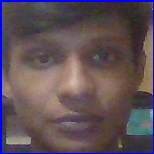
#> input picture dataSet/user.5287.0.jpg, 154 x 154 px; its folder holds 4 pictures in this run
$ python traineer.py
#> lines starting #> are read from the running program, lines starting #| are printed output that depends on the picture
import os
import cv2
import numpy as np
from PIL import Image

recognizer = cv2. face.LBPHFaceRecognizer_create()
path = 'dataSet'

def getImageWithId(path):
#> called with path = 'dataSet'
    imagePaths=[os.path.join(path,f) for f in os.listdir(path)];

    faces=[]
    Ids=[]
    for imagePaths in imagePaths:
        faceImg = Image.open(imagePaths).convert('L');
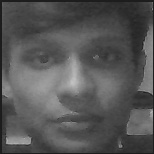
#> faceImg: PIL image 154x154 L; min 24, max 194, mean 85.5
        faceNp = np.array(faceImg,'uint8');
        Id = int(os.path.split(imagePaths)[-1].split('.')[1]);
        faces.append(faceNp);
        Ids.append(Id);
        cv2.imshow('training',faceNp);
        cv2.waitKey(10)
#> pass 2 of the loop in getImageWithId, `for imagePaths in imagePaths:`:
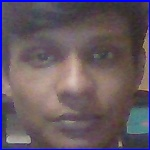
#> input picture dataSet/user.5287.10.jpg, 150 x 150 px
#> in getImageWithId, `faceImg = Image.open(imagePaths).convert('L');`:
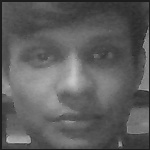
#> faceImg: PIL image 150x150 L; min 23, max 201, mean 93.3
#> pass 3 of the loop in getImageWithId, `for imagePaths in imagePaths:`:
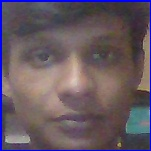
#> input picture dataSet/user.5287.13.jpg, 151 x 151 px
#> in getImageWithId, `faceImg = Image.open(imagePaths).convert('L');`:
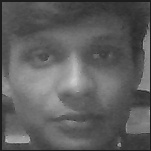
#> faceImg: PIL image 151x151 L; min 23, max 205, mean 93.6
#> the loop made 4 passes; the first 3 are shown
#> pass 2 of the loop in getImageWithId, `for imagePaths in imagePaths:`:
#> pass 3 of the loop in getImageWithId, `for imagePaths in imagePaths:`:
#> the loop made 4 passes; the first 3 are shown
    return np.array(Ids),faces


Ids,faces = getImageWithId(path);
recognizer.train(faces,Ids)
recognizer.save('recognizer/trainingdata.yml')

getImageWithId(path);
cv2.destroyAllWindows();
